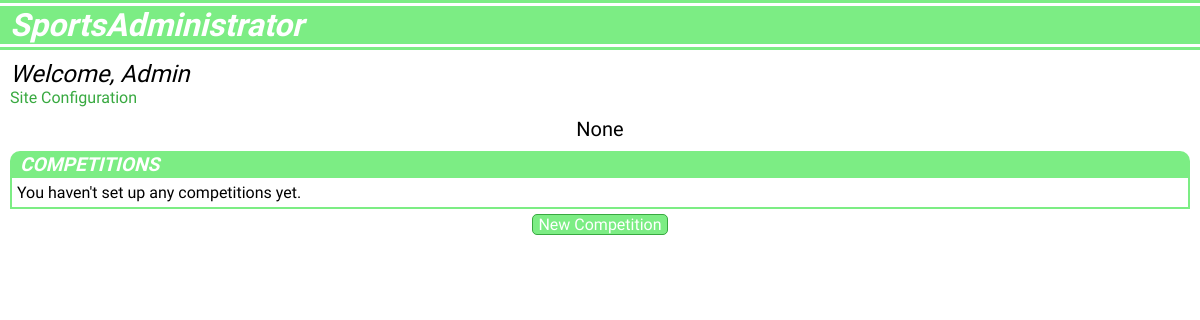
The app's page /cms/ (signed in), older data.
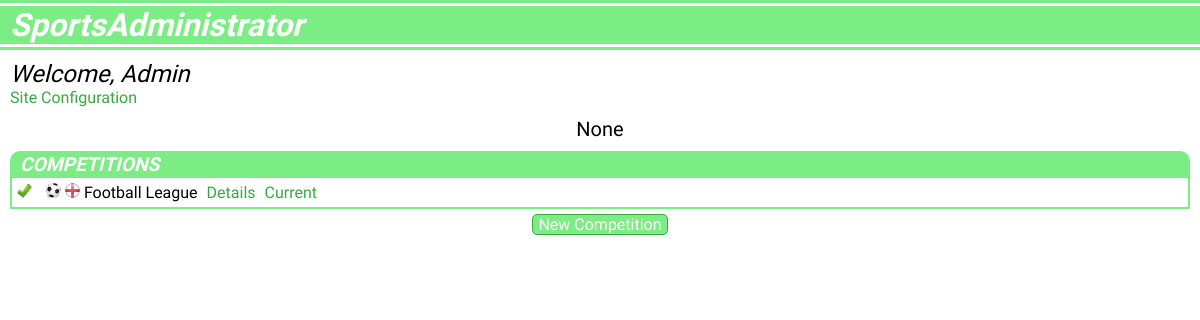
The same page, newer data.
### users/models.py (models this page shows, shortened)
class User(AbstractUser):
    objects = UserManager()
    organisation = models.CharField(max_length=50, blank=True, null=True)
    site_name = models.CharField(max_length=50, blank=True, null=True)
    site_type = models.CharField(max_length=25, choices=SITE_OPTIONS, blank=True, null=True)
    primary_color = models.CharField(max_length=10, blank=True, null=True, default="#ffffff")
    secondary_color = models.CharField(max_length=10, blank=True, null=True, default="#ffffff")
    primary_text = models.CharField(max_length=10, blank=True, null=True, default="#000000")
    secondary_text = models.CharField(max_length=10, blank=True, null=True, default="#000000")

### data/models.py (models this page shows, shortened)
class Competition(models.Model):
    objects = models.Manager()
    name = models.CharField(max_length=100)
    sport = models.ForeignKey(Sport, related_name='competitions', on_delete=models.CASCADE)
    country = models.ForeignKey(Country, related_name='competitions', on_delete=models.CASCADE)
    is_active = models.BooleanField(default=True)

class Sport(models.Model):
    objects = models.Manager()
    name = models.CharField(max_length=25, unique=True)
    icon = models.ImageField(upload_to="images/sports", blank=True, null=True)

class Country(models.Model):
    objects = models.Manager()
    name = models.CharField(max_length=100, unique=True)
    short_name = models.CharField(max_length=25, unique=True)
    abbreviation = models.CharField(max_length=25, unique=True)
    flag = models.ImageField(upload_to="images/countries", blank=True, null=True)

### cms/views.py (the view)
# urls.py: path('cms/', cms_views.cms_home, name='cms_home'),
def cms_home(request):
    user = request.user
    if user.is_authenticated:
        competitions = Competition.objects.all()
        return render(request, "cmshome.html", {'competitions': competitions})
    else:
        return redirect(reverse('login'))

### cms/templates/cmshome.html (shortened to what this page needs)
{% extends "cmsbase.html" %}
{% block page %}
    <div class="page-header">
        Welcome, {{ user }}
    </div>
    <a class="nav-link" href="{% url 'configuration' %}">Site Configuration</a>
    <div class="site-header">
        {{ user.site_name }}
    </div>
    <section id="competitions">
        <div class="cms-header">
            COMPETITIONS
        </div>
        <div class="cms-details">
            {% if competitions %}
                {% for competition in competitions %}
                    <div class="list-item">
                        {% if competition.is_active %}
                            <img class="icon-image active-state" src="{{ MEDIA_URL }}images/icons/tick.png" />
                        {% else %}
                            <img class="icon-image active-state" src="{{ MEDIA_URL }}images/icons/cross.png" />
                        {% endif %}
                        <img class="icon-image" src="{{ MEDIA_URL }}{{ competition.sport.icon }}" />
                        <img class="icon-image" src="{{ MEDIA_URL }}{{ competition.country.flag }}" />
                        {{ competition.name }}
                        <a class="list-link" href="{% url 'competition_details' competition.id %}">Details</a>
                        {% if competition.is_active %}
                            <a class="list-link" href="">Current</a>
                        {% endif %}
                    </div>
                {% endfor %}
            {% else %}
                You haven't set up any competitions yet.
            {% endif %}
        </div>
        <div class="cms-link-button">
            <a href="{% url 'new_competition' %}">
                New Competition
            </a>
        </div>
    </section>
{% endblock %}

### cms/templates/cmsbase.html (shortened to what this page needs)
{% extends "base.html" %}
{% block template %}
    <header>
        <h1>
            SportsAdministrator
        </h1>
    </header>
    <div class="liner"></div>
    <div id="cms-page">
    	{% block page %}
    	{% endblock %}
    </div>
{% endblock %}

### templates/base.html (shortened to what this page needs)
{% load static %}
<!DOCTYPE html>
<html lang="en">
<head>
	<link rel="stylesheet" href="{% static 'css/default.css' %}">
</head>
<body>
	{% block template %}
	{% endblock %}
</body>
</html>

### static/css/default.css (style rules this page uses)
body { font-family: 'Archivo Narrow'; margin: 0; padding: 0; }
header { background-color: #7ced84; color: white; padding: 0 10px; border-top: 3px solid white; border-bottom: 3px solid white; }
.liner { height: 3px; background-color: #7ced84; }
h1 { font-style: italic; margin: 0px; }
.icon-image { height: 15px; width: 15px; }
.active-state { margin-right: 10px; }
.page-header { font-style: italic; font-size: 1.5em; }
.site-header { font-size: 1.25em; text-align: center; margin: 10px auto; }
#cms-page { margin: 10px; }
.cms-header { margin: 0; background-color: #7ced84; color: white; font-weight: bold; font-style: italic; padding: 2px 0px 2px 10px; font-size: 1.2em; border-radius: 10px 10px 0 0; }
.cms-details { padding: 5px; border: 2px solid #7ced84; border-top: 0; }
.cms-link-button { text-align: center; margin: 5px auto; background-color: #7ced84; width: fit-content; padding: 0 5px; border-radius: 5px; border: 1px solid #38a940; }
.cms-link-button a { text-decoration: none; color: white; }
.list-link { margin-left: 5px; color: #38a940; text-decoration: none; }
.nav-link { color: #38a940; text-decoration: none; }

Row changes from the older to the newer data that the page shows:
added Competition: is_active True (drawn), sport.icon (picture), country.flag (picture), name "Football League"
Text that changed along with them:
text no longer shown: "You haven't set up any competitions yet."
